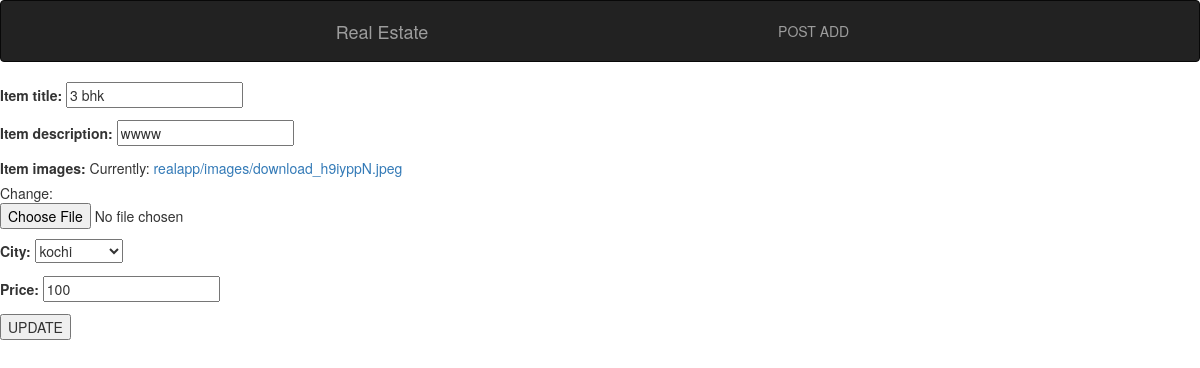
The page /edit/1/ on the database as committed earlier.
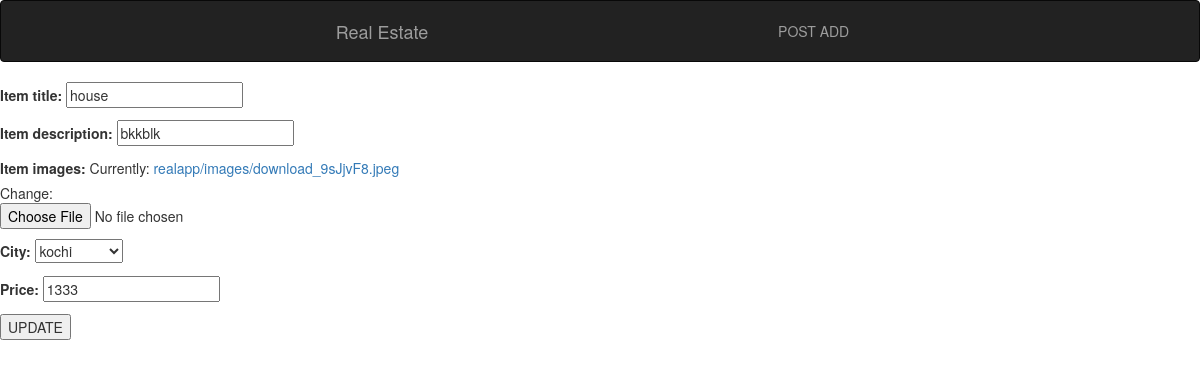
The same page on the database as committed later.
### realapp/models.py (models this page shows, shortened)
class Item(models.Model):
    ITEM_TYPE = (
        ('V', 'Villa'),
        ('P', 'Plot'),
        ('F', 'Flat'),
    )
    CITY = (
        ('KOCHI','kochi'),
        ('TRIVANDRUM','trivandrum'),
        ('KOTTAYAM','kottayam'),
        ('THRISSUR','thrissur'),
        ('KOZHIKODE','kozhikode'),
    )
    item_title = models.CharField(max_length=50)
    item_description = models.CharField(max_length=90)
    item_type = models.CharField(max_length=1, choices=ITEM_TYPE)
    item_images = models.ImageField(upload_to='realapp/images')
    creator_name = models.ForeignKey(UserProfile, on_delete=models.CASCADE, )
    phone_regex = RegexValidator(regex=r'^\+?1?\d{9,15}$',
                                 message="Invalid Mobile Number !!!")
    contact_phone_no = models.CharField(validators=[phone_regex], max_length=10, blank=True)
    city = models.CharField(max_length=20, choices=CITY)
    price = models.IntegerField(default=1)

### realapp/views.py (the view)
# urls.py: path('edit/<int:pk>/', views.EditAdd.as_view(), name="edit"),
class EditAdd(UpdateView):
    model = Item
    fields = ['item_title','item_description','item_images','city','price']
    template_name= 'realapp/detail_edit.html'
    success_url = '/'

### realapp/templates/realapp/detail_edit.html
{% extends 'realapp/base.html' %}
{% load staticfiles %}
{% block content %}
<form action =" " method="post" enctype="multipart/form-data">{% csrf_token %}
            {{ form.as_p }}
            <input type="submit" value="UPDATE" />
    </form>
{% endblock %}

Rows that differ between the two databases and show on the page:
changed Item "kochi": item_title "3 bhk" → "house"; item_description "wwww" → "bkkblk"; price "100" → "1333"
Other text that changed with them:
text no longer shown: "Item title: Item description: Item images: Currently: realapp/images/download_h9iyppN.jpeg Change: City: Price:"
text now shown: "Item title: Item description: Item images: Currently: realapp/images/download_9sJjvF8.jpeg Change: City: Price:"
